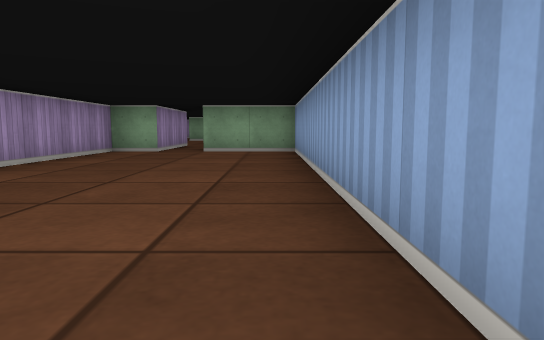
[1] (above)

17 first-person views from a walk through a cub3D maze. The camera is about half as high as the walls, tilts 6° down and sees 70° across. The floor is counted in squares. Each view is taken from the middle of a square. On the plan, view 1 faces up. The plan holds only what a view shows up to about 9 squares ahead; the rest is blank.

[2]
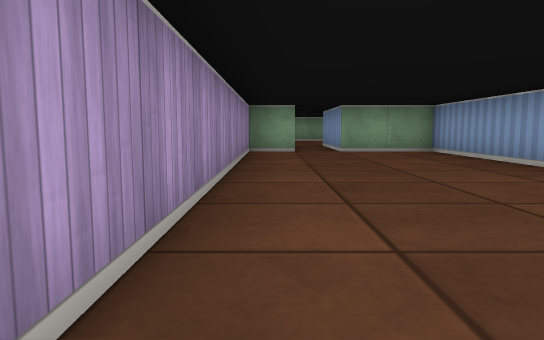

[3]
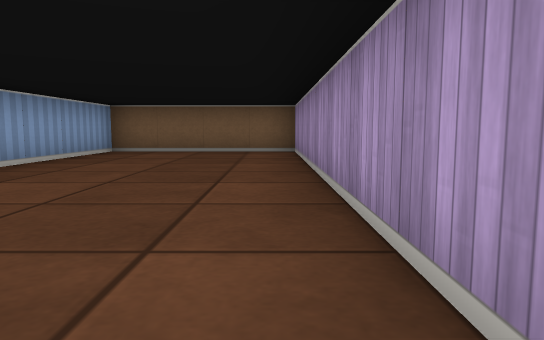

[4]
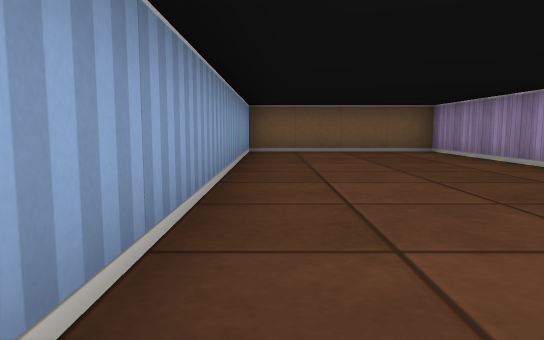

[5]
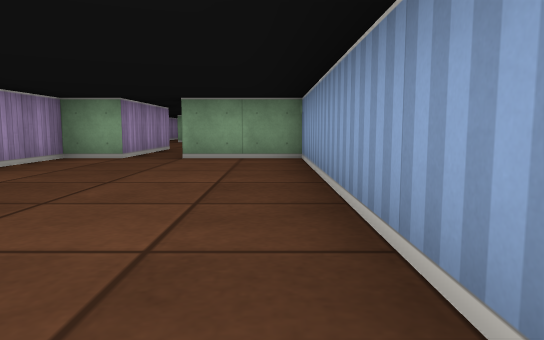

[6]
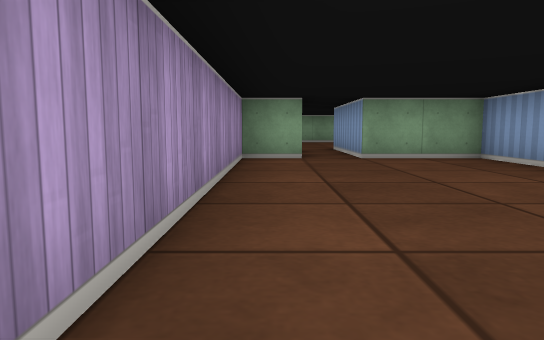

[7]
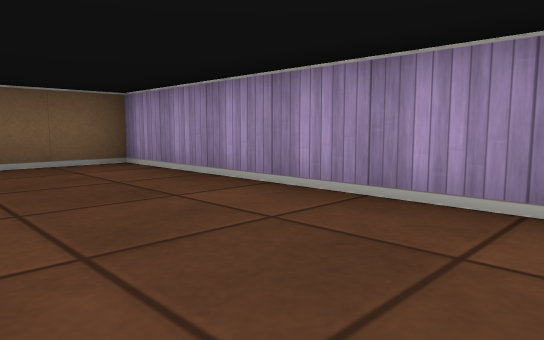

[8]
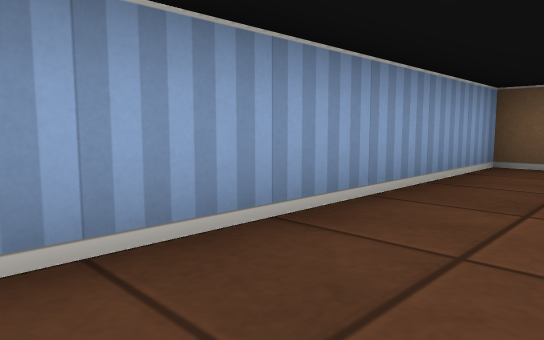

[9]
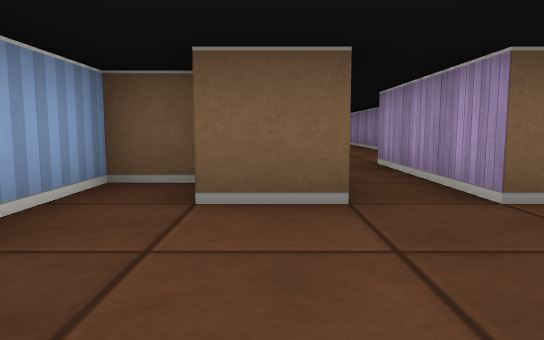

[10]
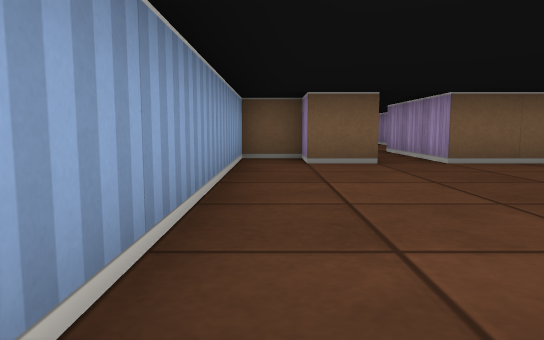

[11]
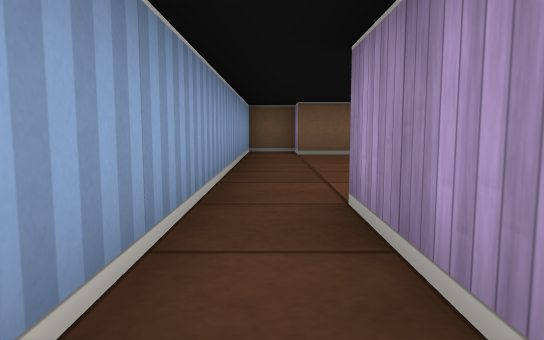

[12]
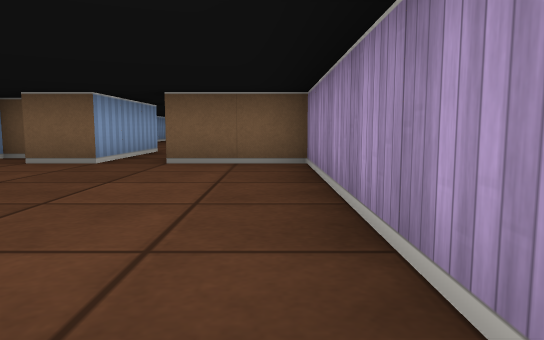

[13]
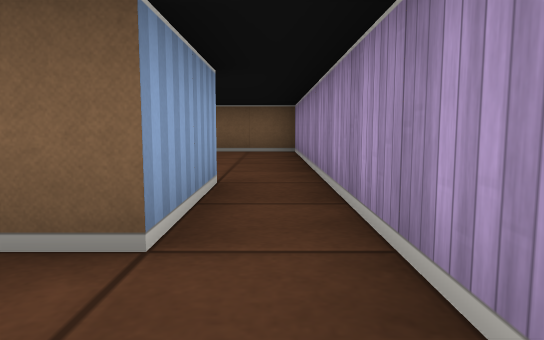

[14]
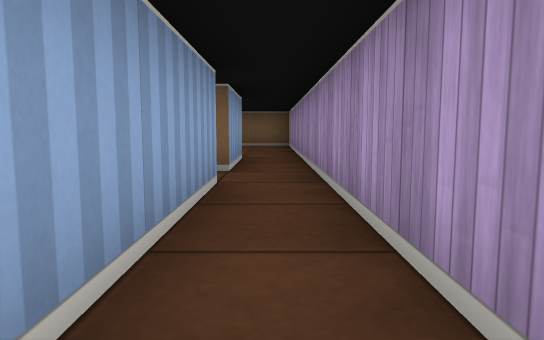

[15]
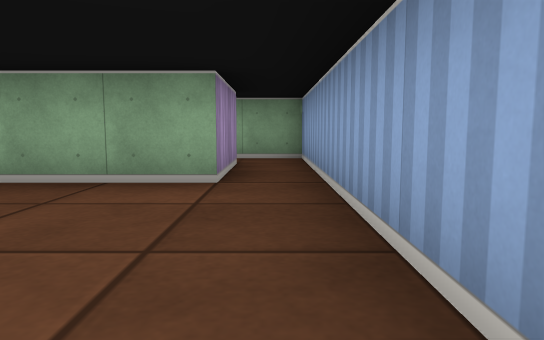

[16]
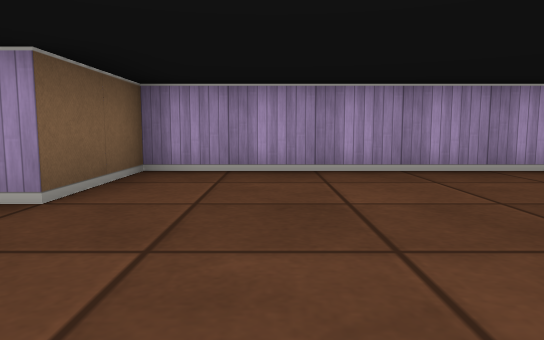

[17]
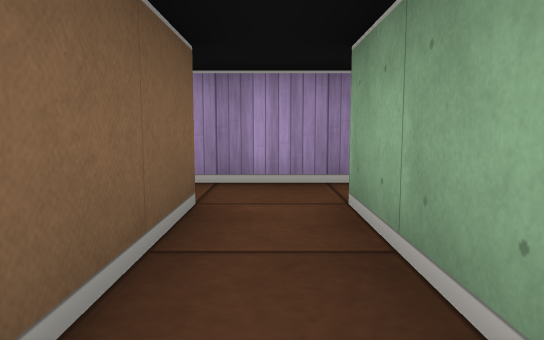

### Floor plan
Points are (right, up) in squares from view 1. A wall is a line through its corners. A room is listed if a view was taken in it or the views show most of it. See-through windows are left out.
Room 1 (views 1, 2, 3, 4, 5, 6, 7, 8)
walls: (-2.5, 8.5) (-3.5, 8.5) (-3.5, -3.5) (0.5, -3.5) (0.5, 8.5) (-1.5, 8.5)
ways out: opening at (-2, 8) to room 2
Room 2 (views 9, 10, 12, 15, 16)
walls: (-3.5, 16.5) (-3.5, 18.5); (-0.5, 18.5) (-0.5, 16.5) (-2.5, 16.5); (-4.5, 18.4) (-4.5, 11.5) (-2.5, 11.5) (-2.5, 8.5); (-1.5, 8.5) (-1.5, 11.5) (-0.5, 11.5) (-0.5, 10.5) (0.5, 10.5) (0.5, 18.5)
ways out: opening at (-2, 8) to room 1; opening at (-4, 17.5) to room 3; opening at (0, 17.5) to room 3
Room 3 (views 11, 17)
walls: (-3.5, 18.5) (-1.6, 18.5); (-4.5, 19.4) (-4.5, 18.4); (0.5, 18.5) (0.5, 19.5) (-3.5, 19.5)
ways out: opening at (-4, 17.5) to room 2; opening at (0, 17.5) to room 2; opening at (-4, 19) to room 4
Room 4 (views 13, 14)
walls: (-4.5, 22.4) (-4.5, 19.4); (-3.5, 19.5) (-3.5, 22.4)
ways out: opening at (-4, 19) to room 3

Positions as (right, up) in squares from view 1, and headings:
1: (0, 0), facing up
2: (-3, 0), facing up
3: (-3, 5), facing down
4: (0, 5), facing down
5: (0, 2), facing up
6: (-3, 2), facing up
7: (-1, 2), facing down-left
8: (-1, 2), facing down-right
9: (-1, 14), facing down
10: (0, 17), facing down
11: (0, 19), facing down
12: (-4, 17), facing down
13: (-4, 20), facing down
14: (-4, 23), facing down
15: (0, 13), facing up
16: (0, 13), facing left
17: (-1, 19), facing left
